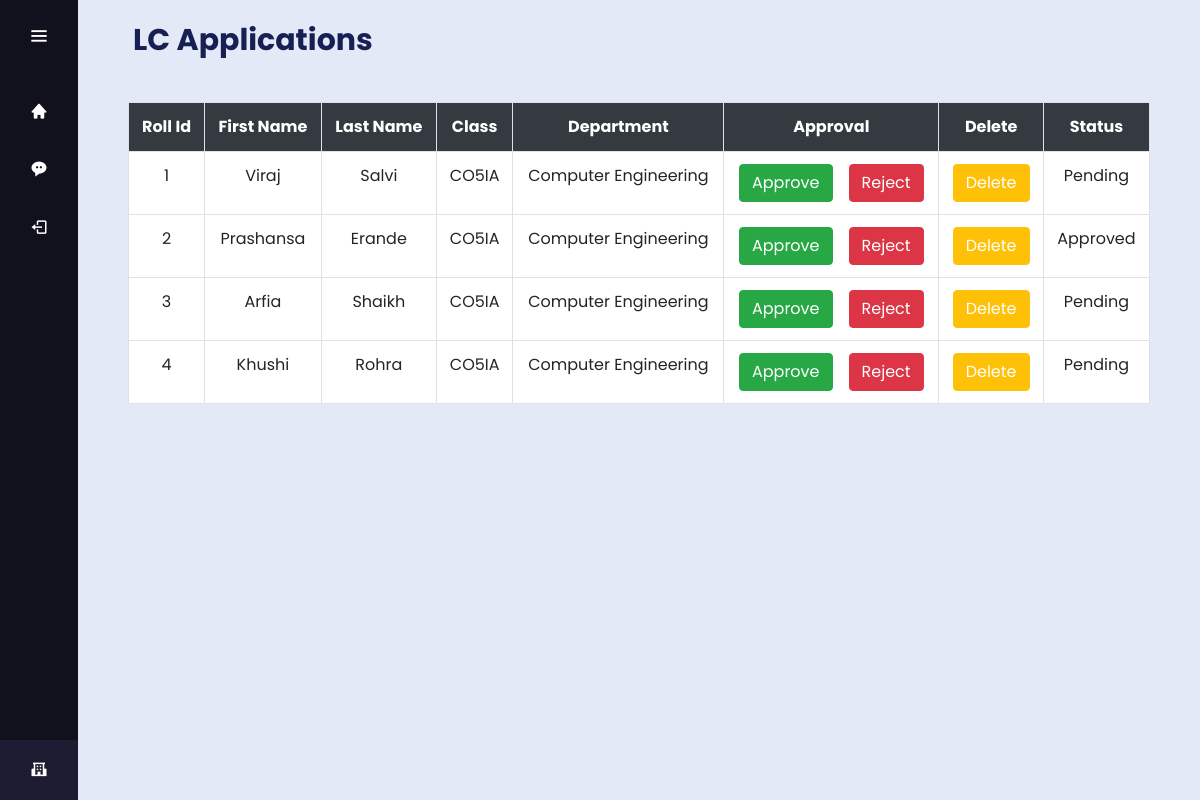
/labstaff/view.php, run on the app's committed database.
### tables this page shows
CREATE TABLE `apply_leave` (
  `id` int(11) DEFAULT NULL,
  `name` varchar(255) DEFAULT NULL,
  `lastname` varchar(255) DEFAULT NULL,
  `Class` varchar(20) NOT NULL,
  `department` varchar(255) DEFAULT NULL,
  `admin_status` varchar(20) NOT NULL,
  `admin_remark` varchar(255) NOT NULL,
  `hod_status` varchar(20) NOT NULL,
  `hod_remark` varchar(20) NOT NULL,
  `lib_status` varchar(20) NOT NULL,
  `lib_remark` varchar(20) NOT NULL,
  `lab_status` varchar(20) NOT NULL,
  `lab_remark` varchar(20) NOT NULL,
  `sch_status` varchar(20) NOT NULL,
  `sch_remark` varchar(20) NOT NULL
);

### labstaff/view.php (the view, shortened to what this page needs)
<?php
$host = "127.0.0.1";
$user = "root";
$password = "";
$db_name = "leave_management";
$con = mysqli_connect($host, $user, $password, $db_name);
$q = "select * from apply_leave ";
$query = mysqli_query($con,$q);
?>
<!DOCTYPE html>
<html lang="en" dir="ltr">
  <head>
    <link rel="stylesheet" href="style.css">
    <link href='https://unpkg.com/boxicons@2.0.7/css/boxicons.min.css' rel='stylesheet'>
     <link rel="stylesheet" href="https://maxcdn.bootstrapcdn.com/bootstrap/4.0.0/css/bootstrap.min.css">
 <link rel="stylesheet" type="text/css" href="http://ajax.aspnetcdn.com/ajax/jquery.dataTables/1.9.4/css/jquery.dataTables.css">
   </head>
<body>
<div class="sidebar" >
    <div class="logo-details">
        <i class='bx bx-menu' id="btn" ></i>
    </div>
    <ul class="nav-list">
    <li>
       <a href="labstaff.php">
         <i class='bx bxs-home icon' ></i>
       </a>
      </li>
     <li>
       <a href="view.php">
         <i class='bx bxs-message-rounded-dots icon' ></i>
       </a>
     </li>
     <li>
      <a href="../login.php">
        <i class='bx bx-log-out' ></i>
      </a>
    </li>
     <li class="profile">
         <i class='bx bxs-school' id="log_out" ></i>
     </li>
    </ul>
  </div>
  <section class="home-section">
  <div class="w3-main" style="margin-left:50px;margin-right:50px;">
    <header class="w3-container" style="padding-top:22px">
        <h5>
            <div style= "padding-left : 5px">
               <div style="color: #0a1449f1; font-size: 30px;">
            <b> LC  Applications</b><br><br>
        </h5>
    </header>
    <form method="POST" >
    <table  id="tabledata" class=" table table-striped table-hover table-bordered">
 <tr class="bg-dark text-white text-center" >
 <th> Roll Id</th>
 <th> First Name </th>
 <th> Last Name </th>
 <th> Class </th>
 <th> Department </th>
 <th> Approval </th>
 <th> Delete </th>
 <th> Status </th>
</tr>
<?php
while($res = mysqli_fetch_array($query))
{
  echo  "<tr class='text-center' style='background-color:white' >";
  echo  "<td > ".$res['id']." </td>";
  echo  "<td > ".$res['name']."</td>";
  echo  "<td > ".$res['lastname']."</td>";
  echo  "<td > ".$res['Class']." </td>";
  echo  "<td > ".$res['department']."  </td>";
  echo  "<td > <button type = 'submit' name='approved' method = 'POST' class='btn btn-success'> <a href='approve.php?id=$res[id]'class='text-white'> Approve  </a></button>&emsp;<button type = 'submit' name='rejected' method = 'POST' class='btn-danger btn'> <a href='reject.php?id=$res[id]'class='text-white'> Reject  </a></button></td>";
  echo  "<td > <button  class='btn btn-warning'> <a href='delete.php?id=$res[id]'class='text-white'> Delete  </a></button></td>";
  $rid = $res['id'];
  $res=mysqli_query($con,"select lab_status from apply_leave where id= $rid;");
  $row=mysqli_fetch_row($res);
  echo "<td > ".$row[0]."</td>";
}
?>
 </table>
</form>
</section>
</body>
</html>

### labstaff/style.css (style rules this page uses)
* { margin: 0; padding: 0; box-sizing: border-box; font-family: "Poppins" , sans-serif; }
.sidebar { position: fixed; left: 0; top: 0; height: 100%; width: 78px; background: #11101D; padding: 6px 14px; z-index: 99; transition: all 0.5s ease; }
.sidebar .logo-details { height: 60px; display: flex; align-items: center; position: relative; }
.sidebar .logo-details #btn { position: absolute; top: 50%; right: 0; transform: translateY(-50%); font-size: 22px; transition: all 0.4s ease; font-size: 23px; text-align: center; cursor: pointer; transition: all 0.5s ease; }
.sidebar i { color: #fff; height: 60px; min-width: 50px; font-size: 28px; text-align: center; line-height: 60px; }
.sidebar .nav-list { margin-top: 20px; height: 100%; }
.sidebar li { position: relative; margin: 8px 0; list-style: none; }
.sidebar li a { display: flex; height: 100%; width: 100%; border-radius: 12px; align-items: center; text-decoration: none; transition: all 0.4s ease; background: #11101D; }
.sidebar li i { height: 50px; line-height: 50px; font-size: 18px; border-radius: 12px; }
.sidebar li.profile { position: fixed; height: 60px; width: 78px; left: 0; bottom: -8px; padding: 10px 14px; background: #1d1b31; transition: all 0.5s ease; overflow: hidden; }
.sidebar .profile #log_out { position: absolute; top: 50%; right: 0; transform: translateY(-50%); background: #1d1b31; width: 100%; height: 60px; line-height: 60px; border-radius: 0px; transition: all 0.5s ease; }
.home-section { position: relative; background: #E4E9F7; min-height: 100vh; top: 0; left: 78px; width: calc(100% - 78px); transition: all 0.5s ease; z-index: 2; }

### data on the page
apply_leave: id "1", name "Viraj", lastname "Salvi", Class "CO5IA", department "Computer Engineering", lab_status "Pending"
apply_leave: id "2", name "Prashansa", lastname "Erande", Class "CO5IA", department "Computer Engineering", lab_status "Approved"
apply_leave: id "3", name "Arfia", lastname "Shaikh", Class "CO5IA", department "Computer Engineering", lab_status "Pending"
apply_leave: id "4", name "Khushi", lastname "Rohra", Class "CO5IA", department "Computer Engineering", lab_status "Pending"
